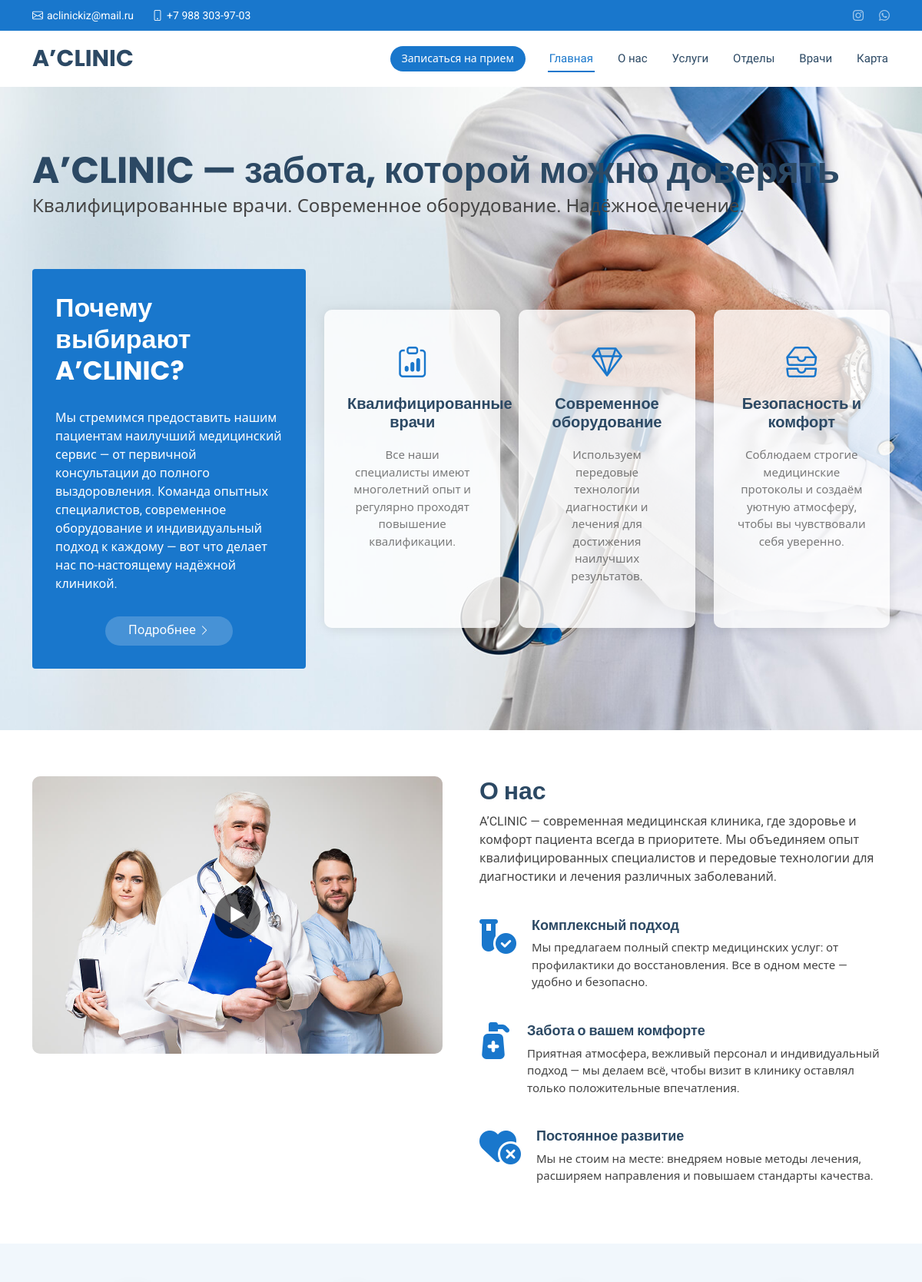
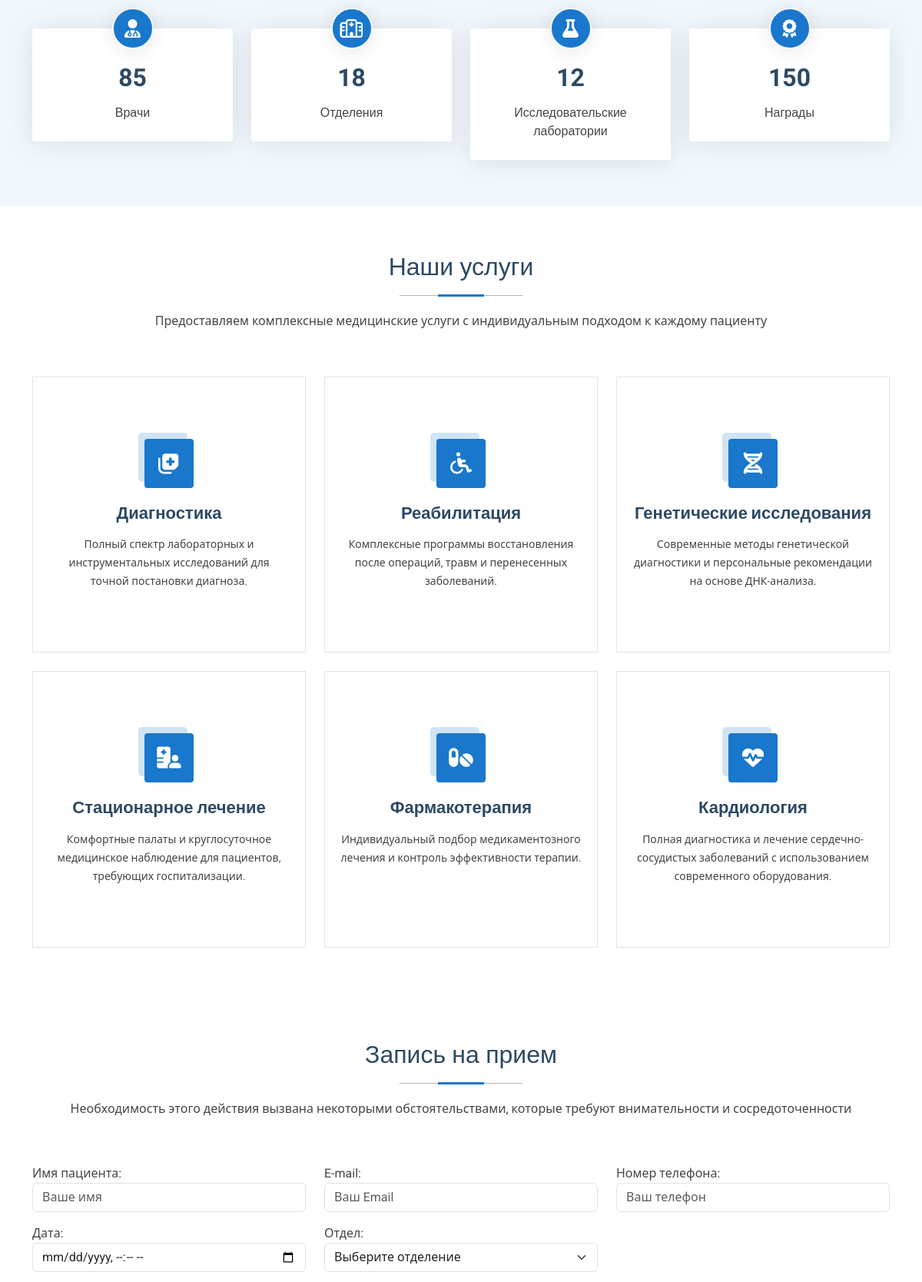
The page / (upper part) on the database its author committed (2 pictures, top to bottom).
### clinic/models.py (models this page shows, shortened)
class Service(models.Model):
    name = models.CharField(max_length=100, verbose_name='Название услуги')
    description = models.TextField(verbose_name='Описание')
    icon = models.CharField(verbose_name='Иконка', null=True, blank=True)
    price = models.DecimalField(max_digits=8, decimal_places=2, verbose_name='Цена')
    class Meta:
        verbose_name = 'Услуга'
        verbose_name_plural = 'Услуги'

### clinic/views.py (the view, shortened to what this page needs)
# urls.py: path('', views.HomeView.as_view(), name='home'),
class HomeView(FormView):
    template_name = 'clinic/index.html'
    form_class = AppointmentForm
    success_url = reverse_lazy('appointment_success')
    def get_context_data(self, **kwargs):
        context = super().get_context_data(**kwargs)
        doctors = Doctor.objects.filter(available=True)
        context['faq'] = FAQ.objects.all()
        context['departments'] = Departments.objects.all()
        context['services'] = Service.objects.all()
        context['grouped_doctors'] = list(zip(*[iter(doctors)] * 4, strict=False))
        context['testimonials'] = Testimonial.objects.order_by('-date')
        context['testimonial_form'] = TestimonialForm()
        return context

### clinic/forms.py
class TestimonialForm(forms.ModelForm):
    class Meta:
        model = Testimonial
        fields = ['name', 'doctor', 'department', 'stars', 'text', 'image']
        widgets = {
            'text': forms.Textarea(attrs={'rows': 4}),
        }

### clinic/models.py (called while the page is built)
    def __str__(self):
        return self.name

    def __str__(self):
        return f'{self.name}'

### clinic/templates/clinic/index.html (shortened to what this page needs)
{% extends "a_clinic/base.html" %}
{% block content %}
{% include 'clinic/hero.html' %}
{% include 'clinic/about.html' %}
{% include 'clinic/stats.html' %}
{% include 'clinic/services.html' %}
{% include 'clinic/appointment.html' %}
{% include 'clinic/doctors.html' %}
{% endblock %}

### clinic/templates/clinic/services.html
<section id="services" class="services section">
    <div class="container section-title" data-aos="fade-up">
        <h2>Наши услуги</h2>
        <p>Предоставляем комплексные медицинские услуги с индивидуальным подходом к каждому пациенту</p>
    </div>
    <div class="container">
        <div class="row gy-4">
            {%for service in services%}
            <div class="col-lg-4 col-md-6" data-aos="fade-up" data-aos-delay="{{service.id|add:'1'}}00">
                <div class="service-item position-relative">
                    <div class="icon">
                        <i class="{{service.icon}}"></i>
                    </div>
                    <a href="#" class="stretched-link">
                        <h3>{{service.name}}</h3>
                    </a>
                    <p>{{service.description}}</p>
                </div>
            </div>
            {%endfor%}
        </div>
    </div>
</section>

### clinic/static/css/main.css (style rules this page uses)
:root { --default-font: "Roboto", system-ui, -apple-system, "Segoe UI", Roboto, "Helvetica Neue", Arial, "Noto Sans", "Liberation Sans", sans-serif, "Apple Color Emoji", "Segoe UI Emoji", "Segoe UI Symbol", "Noto Color Emoji"; --heading-font: "Poppins", sans-serif; --nav-font: "Raleway", sans-serif; }
:root { --background-color: #ffffff; --default-color: #444444; --heading-color: #2c4964; --accent-color: #1977cc; --surface-color: #ffffff; --contrast-color: #ffffff; }
:root { --nav-color: #2c4964; --nav-hover-color: #1977cc; --nav-mobile-background-color: #ffffff; --nav-dropdown-background-color: #ffffff; --nav-dropdown-color: #2c4964; --nav-dropdown-hover-color: #1977cc; }
:root { scroll-behavior: smooth; }
body { color: var(--default-color); background-color: var(--background-color); font-family: var(--default-font); }
a { color: var(--accent-color); text-decoration: none; transition: 0.3s; }
h1, h2, h3, h4, h5, h6 { color: var(--heading-color); font-family: var(--heading-font); }
section, .section { color: var(--default-color); background-color: var(--background-color); padding: 60px 0; scroll-margin-top: 72px; overflow: clip; }
.section-title { text-align: center; padding-bottom: 60px; position: relative; }
.section-title h2 { font-size: 32px; font-weight: 500; margin-bottom: 20px; padding-bottom: 20px; position: relative; }
.section-title h2:before { content: ""; position: absolute; display: block; width: 160px; height: 1px; background: color-mix(in srgb, var(--default-color), transparent 60%); left: 0; right: 0; bottom: 1px; margin: auto; }
.section-title h2::after { content: ""; position: absolute; display: block; width: 60px; height: 3px; background: var(--accent-color); left: 0; right: 0; bottom: 0; margin: auto; }
.section-title p { margin-bottom: 0; }
.services .service-item { background-color: var(--surface-color); text-align: center; border: 1px solid color-mix(in srgb, var(--default-color), transparent 85%); padding: 80px 20px; transition: all ease-in-out 0.3s; height: 100%; }
.services .service-item .icon { margin: 0 auto; width: 64px; height: 64px; background: var(--accent-color); border-radius: 4px; display: flex; align-items: center; justify-content: center; margin-bottom: 20px; transition: 0.3s; transform-style: preserve-3d; }
.services .service-item .icon i { color: var(--contrast-color); font-size: 28px; transition: ease-in-out 0.3s; }
.services .service-item .icon::before { position: absolute; content: ""; left: -8px; top: -8px; height: 100%; width: 100%; background: color-mix(in srgb, var(--accent-color), transparent 80%); border-radius: 5px; transition: all 0.3s ease-out 0s; transform: translateZ(-1px); }
.services .service-item h3 { font-weight: 700; margin: 10px 0 15px 0; font-size: 22px; }
.services .service-item p { line-height: 24px; font-size: 14px; margin-bottom: 0; }

### rows shown on the page
Service: name "Диагностика", description "Полный спектр лабораторных и инструментальных исследований для точной постановки диагноза."
Service: name "Реабилитация", description "Комплексные программы восстановления после операций, травм и перенесенных заболеваний."
Service: name "Генетические исследования", description "Современные методы генетической диагностики и персональные рекомендации на основе ДНК-анализа."
Service: name "Стационарное лечение", description "Комфортные палаты и круглосуточное медицинское наблюдение для пациентов, требующих госпитализации."
Service: name "Фармакотерапия", description "Индивидуальный подбор медикаментозного лечения и контроль эффективности терапии."
Service: name "Кардиология", description "Полная диагностика и лечение сердечно-сосудистых заболеваний с использованием современного оборудования."
